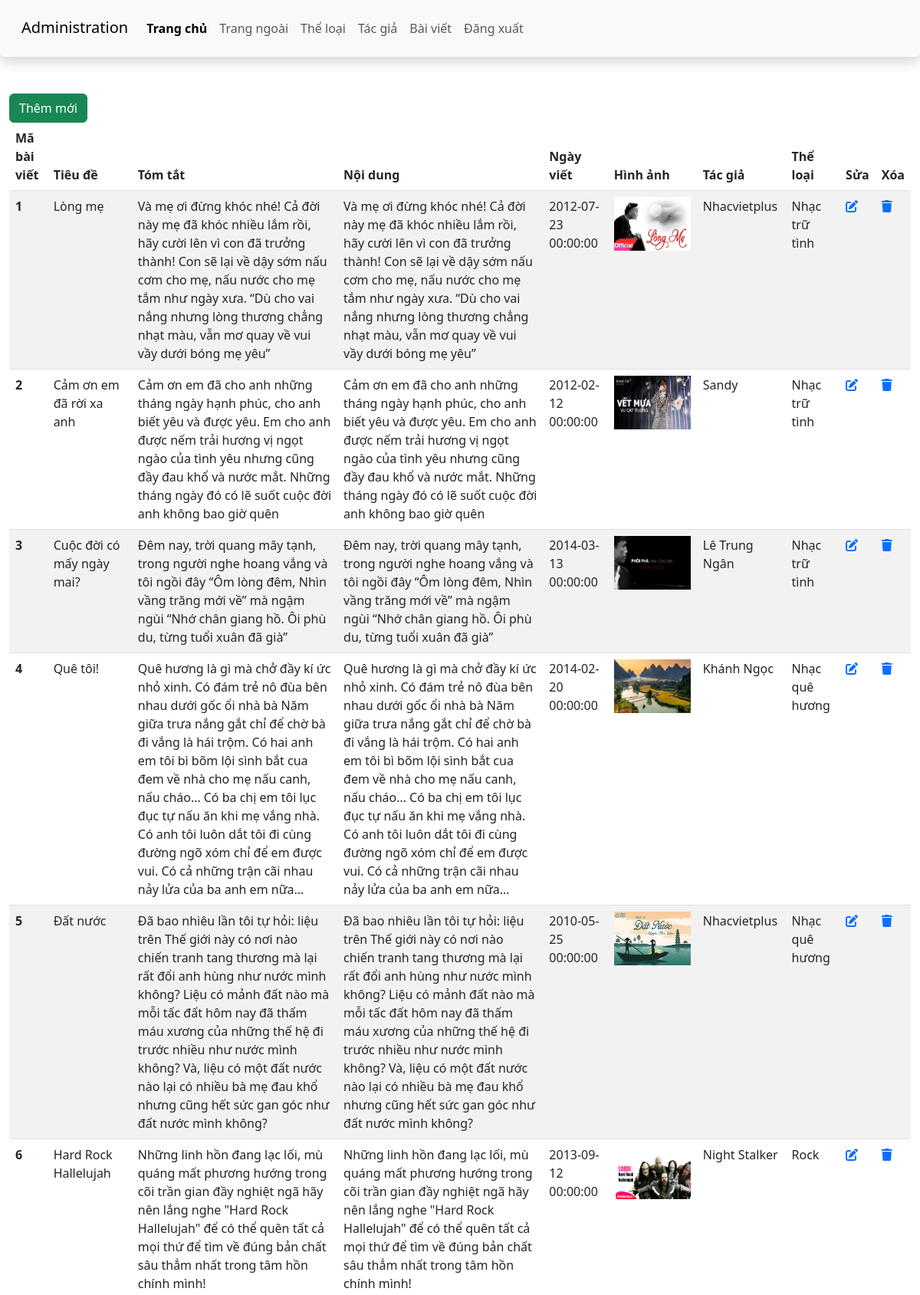
The app's page /btth01/admin/articles.php (upper part) with its own data.
### tables this page shows
CREATE TABLE `baiviet` (
  `ma_bviet` int(10) UNSIGNED NOT NULL,
  `tieude` varchar(200) NOT NULL,
  `ten_bhat` varchar(100) NOT NULL,
  `ma_tloai` int(10) UNSIGNED NOT NULL,
  `tomtat` text NOT NULL,
  `noidung` text DEFAULT NULL,
  `ma_tgia` int(10) UNSIGNED NOT NULL,
  `ngayviet` datetime NOT NULL DEFAULT current_timestamp(),
  `hinhanh` varchar(200) DEFAULT NULL
);

CREATE TABLE `tacgia` (
  `ma_tgia` int(10) UNSIGNED NOT NULL,
  `ten_tgia` varchar(100) NOT NULL,
  `hinh_tgia` varchar(100) DEFAULT NULL
);

CREATE TABLE `theloai` (
  `ma_tloai` int(10) UNSIGNED NOT NULL,
  `ten_tloai` varchar(50) NOT NULL,
  `SLBaiViet` int(11) NOT NULL DEFAULT 0
);

### btth01/includes/functions.php (called while the page is built, shortened)
<?php
function pdo(PDO $pdo, string $sql, array $arguments = null)
{
    if (!$arguments) {
        return $pdo->query($sql);
    }
    $statement = $pdo->prepare($sql);
    $statement->execute($arguments);
    return $statement;
}

### btth01/admin/articles.php (the view, shortened to what this page needs)
<?php
require '../includes/database_connection.php';
require '../includes/functions.php';
$sql = "SELECT bv.ma_bviet, bv.tieude, bv.tomtat, bv.noidung, bv.ngayviet, bv.hinhanh,
               tg.ten_tgia AS tacgia,
               tl.ten_tloai AS theloai
            FROM baiviet AS bv
            JOIN tacgia AS tg ON bv.ma_tgia = tg.ma_tgia
            JOIN theloai AS tl ON bv.ma_tloai = tl.ma_tloai
           ORDER BY bv.ma_bviet;";
$articles = pdo($pdo, $sql)->fetchAll();
?>
<?php include '../includes/header_admin.php'; ?>
    <main class="container-fluid mt-5 mb-5">
        <div class="row">
            <div class="col-sm table-responsive-sm">
                <a href="article.php" class="btn btn-success">Thêm mới</a>
                <table class="table table-striped table-hover">
                    <thead>
                        <tr>
                            <th>Mã bài viết</th>
                            <th>Tiêu đề</th>
                            <th>Tóm tắt</th>
                            <th>Nội dung</th>
                            <th>Ngày viết</th>
                            <th>Hình ảnh</th>
                            <th>Tác giả</th>
                            <th>Thể loại</th>
                            <th>Sửa</th>
                            <th>Xóa</th>
                        </tr>
                    </thead>
                    <tbody>
                        <?php foreach($articles as $article){ ?>
                            <tr>
                                <th scope="row"><?= $article['ma_bviet']; ?></th>
                                <td><?= $article['tieude']; ?></td>
                                <td><?= $article['tomtat']; ?></td>
                                <td><?= $article['noidung']; ?></td>
                                <td><?= $article['ngayviet']; ?></td>
                                <td><img src ="../images/songs/<?= $article['hinhanh']; ?>" alt="" width = 100px height = 70px></td>
                                <td><?= $article['tacgia']; ?></td>
                                <td><?= $article['theloai']; ?></td>
                                <td>
                                    <a href="article.php?id=<?= $article['ma_bviet']; ?>"><i class="fa-solid fa-pen-to-square"></i></a>
                                </td>
                                <td>
                                    <a href="article-delete.php?id=<?= $article['ma_bviet']; ?>"><i class="fa-solid fa-trash"></i></a>
                                </td>
                            </tr>
                        <?php } ?>
                    </tbody>
                </table>
            </div>
        </div>
    </main>
<?php include '../includes/footer.php'; ?>

### records on screen
baiviet: ma_bviet "1", tieude "Lòng mẹ", tomtat "Và mẹ ơi đừng khóc nhé! Cả đời này mẹ đã khóc nhiều lắm rồi, hãy cười lên vì con đã trưởng thành! Con sẽ lại về dậy sớm nấu cơm cho mẹ, nấu nước cho mẹ tắm như ngày xưa. “Dù cho vai nắng nhưng lòng thương chẳng nhạt màu, vẫn mơ quay về vui vầy dưới bóng mẹ yêu”", noidung "Và mẹ ơi đừng khóc nhé! Cả đời này mẹ đã khóc nhiều lắm rồi, hãy cười lên vì con đã trưởng thành! Con sẽ lại về dậy sớm nấu cơm cho mẹ, nấu nước cho mẹ tắm như ngày xưa. “Dù cho vai nắng nhưng lòng thương chẳng nhạt màu, vẫn mơ quay về vui vầy dưới bóng mẹ yêu”", ngayviet "2012-07-23 00:00:00", hinhanh (picture), ma_tgia.ten_tgia "Nhacvietplus", ma_tloai.ten_tloai "Nhạc trữ tình"
baiviet: ma_bviet "2", tieude "Cảm ơn em đã rời xa anh", tomtat "Cảm ơn em đã cho anh những tháng ngày hạnh phúc, cho anh biết yêu và được yêu. Em cho anh được nếm trải hương vị ngọt ngào của tình yêu nhưng cũng đầy đau khổ và nước mắt. Những tháng ngày đó có lẽ suốt cuộc đời anh không bao giờ quên", noidung "Cảm ơn em đã cho anh những tháng ngày hạnh phúc, cho anh biết yêu và được yêu. Em cho anh được nếm trải hương vị ngọt ngào của tình yêu nhưng cũng đầy đau khổ và nước mắt. Những tháng ngày đó có lẽ suốt cuộc đời anh không bao giờ quên", ngayviet "2012-02-12 00:00:00", hinhanh (picture), ma_tgia.ten_tgia "Sandy", ma_tloai.ten_tloai "Nhạc trữ tình"
baiviet: ma_bviet "3", tieude "Cuộc đời có mấy ngày mai?", tomtat "Đêm nay, trời quang mây tạnh, trong người nghe hoang vắng và tôi ngồi đây “Ôm lòng đêm, Nhìn vầng trăng mới về” mà ngậm ngùi “Nhớ chân giang hồ. Ôi phù du, từng tuổi xuân đã già”", noidung "Đêm nay, trời quang mây tạnh, trong người nghe hoang vắng và tôi ngồi đây “Ôm lòng đêm, Nhìn vầng trăng mới về” mà ngậm ngùi “Nhớ chân giang hồ. Ôi phù du, từng tuổi xuân đã già”", ngayviet "2014-03-13 00:00:00", hinhanh (picture), ma_tgia.ten_tgia "Lê Trung Ngân", ma_tloai.ten_tloai "Nhạc trữ tình"
baiviet: ma_bviet "4", tieude "Quê tôi!", tomtat "Quê hương là gì mà chở đầy kí ức nhỏ xinh. Có đám trẻ nô đùa bên nhau dưới gốc ổi nhà bà Năm giữa trưa nắng gắt chỉ để chờ bà đi vắng là hái trộm. Có hai anh em tôi bì bõm lội sình bắt cua đem về nhà cho mẹ nấu canh, nấu cháo… Có ba chị em tôi lục đục tự nấu ăn khi mẹ vắng nhà. Có anh tôi luôn dắt tôi đi cùng đường ngõ xóm chỉ để em được vui. Có cả những trận cãi nhau nảy lửa của ba anh em nữa…", noidung "Quê hương là gì mà chở đầy kí ức nhỏ xinh. Có đám trẻ nô đùa bên nhau dưới gốc ổi nhà bà Năm giữa trưa nắng gắt chỉ để chờ bà đi vắng là hái trộm. Có hai anh em tôi bì bõm lội sình bắt cua đem về nhà cho mẹ nấu canh, nấu cháo… Có ba chị em tôi lục đục tự nấu ăn khi mẹ vắng nhà. Có anh tôi luôn dắt tôi đi cùng đường ngõ xóm chỉ để em được vui. Có cả những trận cãi nhau nảy lửa của ba anh em nữa…", ngayviet "2014-02-20 00:00:00", hinhanh (picture), ma_tgia.ten_tgia "Khánh Ngọc", ma_tloai.ten_tloai "Nhạc quê hương"
baiviet: ma_bviet "5", tieude "Đất nước", tomtat "Đã bao nhiêu lần tôi tự hỏi: liệu trên Thế giới này có nơi nào chiến tranh tang thương mà lại rất đổi anh hùng như nước mình không? Liệu có mảnh đất nào mà mỗi tấc đất hôm nay đã thấm máu xương của những thế hệ đi trước nhiều như nước mình không? Và, liệu có một đất nước nào lại có nhiều bà mẹ đau khổ nhưng cũng hết sức gan góc như đất nước mình không?", noidung "Đã bao nhiêu lần tôi tự hỏi: liệu trên Thế giới này có nơi nào chiến tranh tang thương mà lại rất đổi anh hùng như nước mình không? Liệu có mảnh đất nào mà mỗi tấc đất hôm nay đã thấm máu xương của những thế hệ đi trước nhiều như nước mình không? Và, liệu có một đất nước nào lại có nhiều bà mẹ đau khổ nhưng cũng hết sức gan góc như đất nước mình không?", ngayviet "2010-05-25 00:00:00", hinhanh (picture), ma_tgia.ten_tgia "Nhacvietplus", ma_tloai.ten_tloai "Nhạc quê hương"
baiviet: ma_bviet "6", tieude "Hard Rock Hallelujah", tomtat "Những linh hồn đang lạc lối, mù quáng mất phương hướng trong cõi trần gian đầy nghiệt ngã hãy nên lắng nghe \"Hard Rock Hallelujah\" để có thể quên tất cả mọi thứ để tìm về đúng bản chất sâu thẳm nhất trong tâm hồn chính mình!", noidung "Những linh hồn đang lạc lối, mù quáng mất phương hướng trong cõi trần gian đầy nghiệt ngã hãy nên lắng nghe \"Hard Rock Hallelujah\" để có thể quên tất cả mọi thứ để tìm về đúng bản chất sâu thẳm nhất trong tâm hồn chính mình!", ngayviet "2013-09-12 00:00:00", hinhanh (picture), ma_tgia.ten_tgia "Night Stalker", ma_tloai.ten_tloai "Rock"
